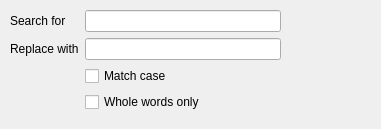
<?xml version="1.0" encoding="UTF-8"?>
<ui version="4.0">
 <class>FindDialog</class>
 <widget class="QDialog" name="FindDialog">
  <property name="geometry">
   <rect>
    <x>0</x>
    <y>0</y>
    <width>381</width>
    <height>129</height>
   </rect>
  </property>
  <property name="windowTitle">
   <string>Dialog</string>
  </property>
  <widget class="QDialogButtonBox" name="buttonBox">
   <property name="geometry">
    <rect>
     <x>290</x>
     <y>10</y>
     <width>81</width>
     <height>221</height>
    </rect>
   </property>
   <property name="orientation">
    <enum>Qt::Vertical</enum>
   </property>
   <property name="standardButtons">
    <set>QDialogButtonBox::NoButton</set>
   </property>
  </widget>
  <widget class="QWidget" name="gridLayoutWidget">
   <property name="geometry">
    <rect>
     <x>10</x>
     <y>10</y>
     <width>271</width>
     <height>111</height>
    </rect>
   </property>
   <layout class="QFormLayout" name="formLayout">
    <item row="0" column="0">
     <widget class="QLabel" name="label">
      <property name="text">
       <string>Search for</string>
      </property>
     </widget>
    </item>
    <item row="0" column="1">
     <widget class="QLineEdit" name="findEdit"/>
    </item>
    <item row="1" column="0">
     <widget class="QLabel" name="replaceLabel">
      <property name="text">
       <string>Replace with</string>
      </property>
     </widget>
    </item>
    <item row="1" column="1">
     <widget class="QLineEdit" name="replaceEdit"/>
    </item>
    <item row="2" column="1">
     <widget class="QCheckBox" name="matchCaseCheckbox">
      <property name="text">
       <string>Match case</string>
      </property>
     </widget>
    </item>
    <item row="3" column="1">
     <widget class="QCheckBox" name="wholeWordsCheckbox">
      <property name="text">
       <string>Whole words only</string>
      </property>
     </widget>
    </item>
   </layout>
  </widget>
 </widget>
 <resources/>
 <connections>
  <connection>
   <sender>buttonBox</sender>
   <signal>accepted()</signal>
   <receiver>FindDialog</receiver>
   <slot>accept()</slot>
   <hints>
    <hint type="sourcelabel">
     <x>248</x>
     <y>254</y>
    </hint>
    <hint type="destinationlabel">
     <x>157</x>
     <y>274</y>
    </hint>
   </hints>
  </connection>
  <connection>
   <sender>buttonBox</sender>
   <signal>rejected()</signal>
   <receiver>FindDialog</receiver>
   <slot>reject()</slot>
   <hints>
    <hint type="sourcelabel">
     <x>316</x>
     <y>260</y>
    </hint>
    <hint type="destinationlabel">
     <x>286</x>
     <y>274</y>
    </hint>
   </hints>
  </connection>
 </connections>
</ui>
